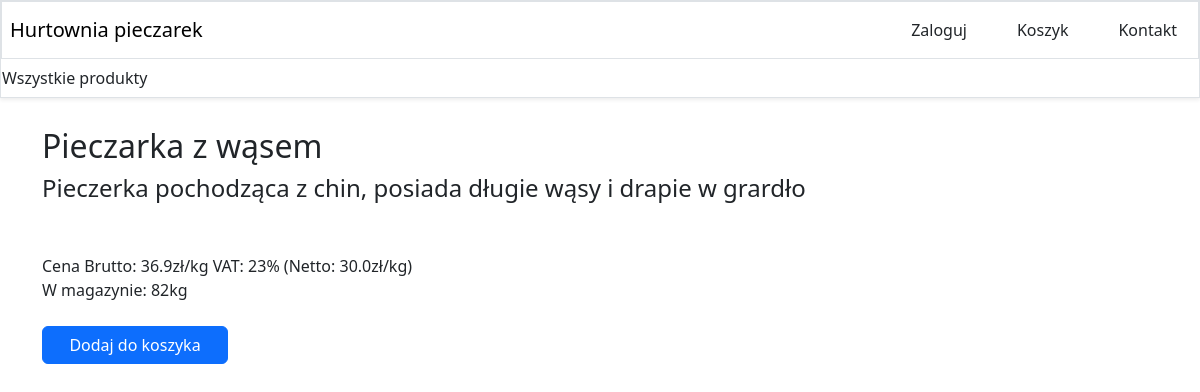
The app's page /product/3 with its own data.
### testapp/models.py (models this page shows, shortened)
class Product(models.Model):
    product_name    = models.CharField(max_length=32)
    price           = models.IntegerField(default = 0)
    promoted        = models.BooleanField(default = False)
    category        = models.ForeignKey(Product_category,on_delete = models.PROTECT,null=True)
    tax             = models.ForeignKey(Tax,on_delete = models.PROTECT,null=True)
    description     = models.CharField(max_length=400,null=True)
    def get_netto_price(self):
        return self.price / 100.0
    def get_brutto_price(self):
        return ceil(self.price*(1+self.tax.tax_value/100.0))/100.0
    def get_stock(self):
        magazine_ids = Product_stock.objects.values('magazine').distinct()
        stocks = []
        for mag_id in magazine_ids:
            magazine = Magazine.objects.get(id=mag_id["magazine"])
            stock = [magazine,Product_stock.objects.filter(product=self,magazine = mag_id["magazine"]).aggregate(Sum('stock'))['stock__sum']]
            stocks.append(stock)
        return stocks
    def get_total_stock(self):
        stocks = self.get_stock()
        total = 0
        for stock in stocks:
            try:
                total = total+stock[1]
            except:
                pass
        return total

class Tax(models.Model):
    tax_value = models.IntegerField(default=23)

### testapp/views.py (the view)
def product_page(response,product_id):
    page_data = get_basepage_data(response)
    page_data['product'] = Product.objects.get(id=product_id)
    return render(response,'product_page.html',page_data)

### testapp/views.py (called while the page is built)
def get_distinct_categories():
    categories_ids = Product.objects.values("category").distinct()
    categories = []
    for cat_id in categories_ids:
        categories.append(Product_category.objects.get(id=cat_id['category']))
    return categories

def get_basepage_data(response):
    return {"categories":get_distinct_categories(),"user":response.user}

### testapp/templates/product_page.html (shortened to what this page needs)
{%extends 'base.html'%}
{%block content%}
    <div class="fs-2">{{product.product_name}}</div>
    <div class="col fs-4">{{product.description}}</div>
    <br>
    <br>
    <div class="col">Cena Brutto: {{product.get_brutto_price}}zł/kg VAT: {{product.tax.tax_value}}% (Netto: {{product.get_netto_price}}zł/kg)</div>
    <div class="col">W magazynie: {{product.get_total_stock}}kg</div>
    <br>
    {%if product.get_total_stock > 0%}
        <a href="#" class="col-2 btn btn-primary">Dodaj do koszyka</a>
    {%else%}
        <a href="#" class="col-2 btn btn-secondary disabled">Produkt niedostępny</a>
    {%endif%}
{%endblock%}

### records on screen
Product: product_name "Pieczarka z wąsem", description "Pieczerka pochodząca z chin, posiada długie wąsy i drapie w grardło", get_brutto_price "36.9", tax.tax_value "23", get_netto_price "30.0", get_total_stock "82"
